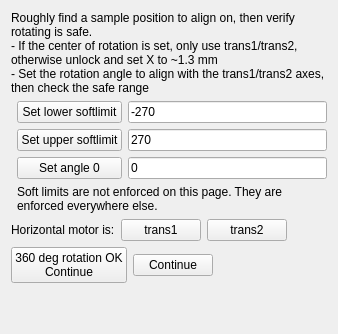
     <widget class="QWidget" name="page_position_and_rotation">
      <layout class="QVBoxLayout" name="layout_position_and_rotation">
       <item>
        <widget class="QLabel" name="lb_posrot_title">
         <property name="wordWrap">
          <bool>true</bool>
         </property>
         <property name="text">
          <string>Roughly find a sample position to align on, then verify rotating is safe.
- If the center of rotation is set, only use trans1/trans2, otherwise unlock and set X to ~1.3 mm
- Set the rotation angle to align with the trans1/trans2 axes, then check the safe range</string>
         </property>
        </widget>
       </item>
       <item>
        <layout class="QHBoxLayout" name="layout_posrot_body">
         <item>
          <widget class="QWidget" name="container_rows_posrot" native="true"/>
         </item>
         <item>
          <layout class="QGridLayout" name="layout_posrot_limits">
           <item row="0" column="0">
            <widget class="QPushButton" name="pb_x_set_low">
             <property name="toolTip">
              <string>Copy the current phi angle into the lower soft limit.</string>
             </property>
             <property name="text">
              <string>Set lower softlimit</string>
             </property>
            </widget>
           </item>
           <item row="0" column="1">
            <widget class="QLineEdit" name="ed_x_phi_low">
             <property name="text">
              <string>-270</string>
             </property>
            </widget>
           </item>
           <item row="1" column="0">
            <widget class="QPushButton" name="pb_x_set_high">
             <property name="toolTip">
              <string>Copy the current phi angle into the upper soft limit.</string>
             </property>
             <property name="text">
              <string>Set upper softlimit</string>
             </property>
            </widget>
           </item>
           <item row="1" column="1">
            <widget class="QLineEdit" name="ed_x_phi_high">
             <property name="text">
              <string>270</string>
             </property>
            </widget>
           </item>
           <item row="2" column="0">
            <widget class="QPushButton" name="pb_x_set_zero">
             <property name="toolTip">
              <string>Copy the current phi angle in as the zero reference used to judge the safe arc.</string>
             </property>
             <property name="text">
              <string>Set angle 0</string>
             </property>
            </widget>
           </item>
           <item row="2" column="1">
            <widget class="QLineEdit" name="ed_x_phi_zero">
             <property name="text">
              <string>0</string>
             </property>
            </widget>
           </item>
           <item row="3" column="0" colspan="2">
            <widget class="QLabel" name="lb_posrot_hint">
             <property name="wordWrap">
              <bool>true</bool>
             </property>
             <property name="text">
              <string>Soft limits are not enforced on this page. They are enforced everywhere else.</string>
             </property>
            </widget>
           </item>
          </layout>
         </item>
        </layout>
       </item>
       <item>
        <layout class="QHBoxLayout" name="layout_posrot_picker">
         <item>
          <widget class="QLabel" name="lb_x_transh_prompt">
           <property name="text">
            <string>Horizontal motor is:</string>
           </property>
          </widget>
         </item>
         <item>
          <widget class="QPushButton" name="pb_posrot_trans1">
           <property name="toolTip">
            <string>Record trans1 as the horizontal stage (transH). Used by every later step.</string>
           </property>
           <property name="text">
            <string>trans1</string>
           </property>
          </widget>
         </item>
         <item>
          <widget class="QPushButton" name="pb_posrot_trans2">
           <property name="toolTip">
            <string>Record trans2 as the horizontal stage (transH). Used by every later step.</string>
           </property>
           <property name="text">
            <string>trans2</string>
           </property>
          </widget>
         </item>
         <item>
          <spacer name="spacer_posrot_picker">
           <property name="orientation">
            <enum>Qt::Horizontal</enum>
           </property>
           <property name="sizeHint" stdset="0">
            <size>
             <width>40</width>
             <height>20</height>
            </size>
           </property>
          </spacer>
         </item>
        </layout>
       </item>
       <item>
        <layout class="QHBoxLayout" name="layout_posrot_buttons">
         <item>
          <widget class="QPushButton" name="pb_x_rot_360_ok">
           <property name="text">
            <string>360 deg rotation OK
Continue</string>
           </property>
          </widget>
         </item>
         <item>
          <widget class="QPushButton" name="pb_posrot_continue">
           <property name="text">
            <string>Continue</string>
           </property>
          </widget>
         </item>
         <item>
          <spacer name="spacer_posrot_buttons">
           <property name="orientation">
            <enum>Qt::Horizontal</enum>
           </property>
           <property name="sizeHint" stdset="0">
            <size>
             <width>40</width>
             <height>20</height>
            </size>
           </property>
          </spacer>
         </item>
        </layout>
       </item>
       <item>
        <spacer name="spacer_posrot_bottom">
         <property name="orientation">
          <enum>Qt::Vertical</enum>
         </property>
         <property name="sizeHint" stdset="0">
          <size>
           <width>20</width>
           <height>40</height>
          </size>
         </property>
        </spacer>
       </item>
      </layout>
     </widget>
